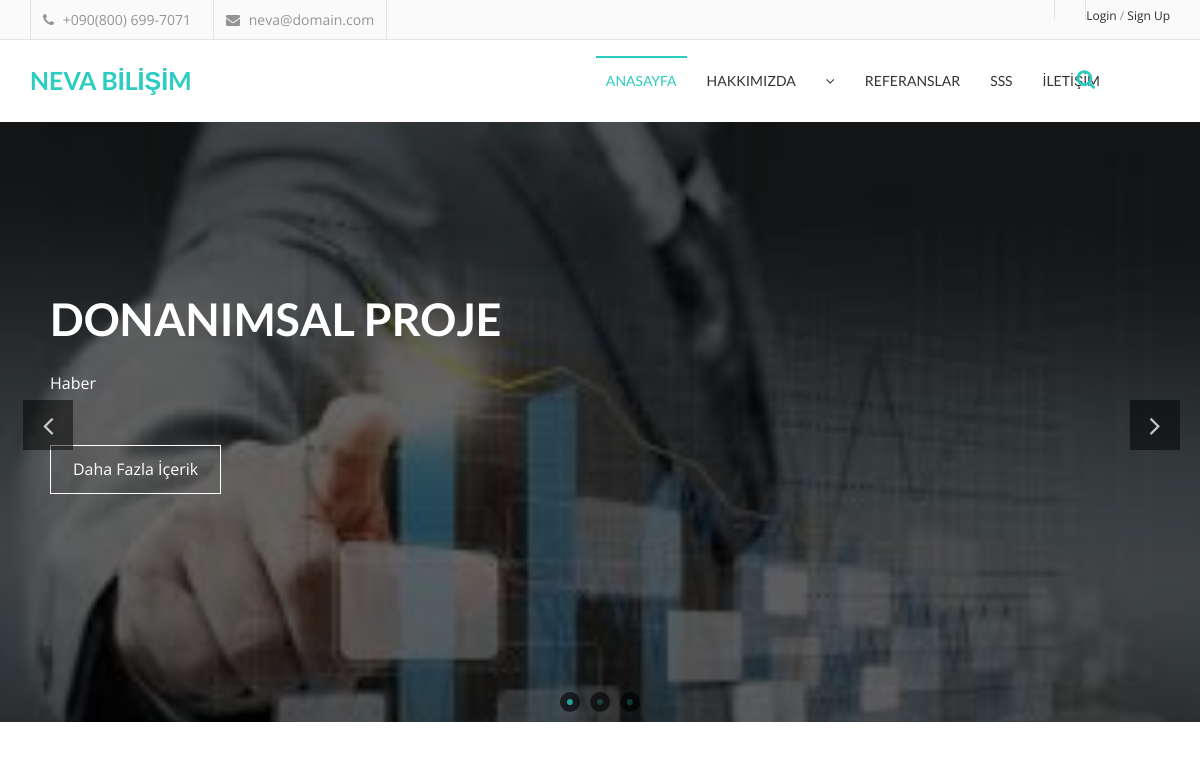
Before: / (upper part) with the older database file.
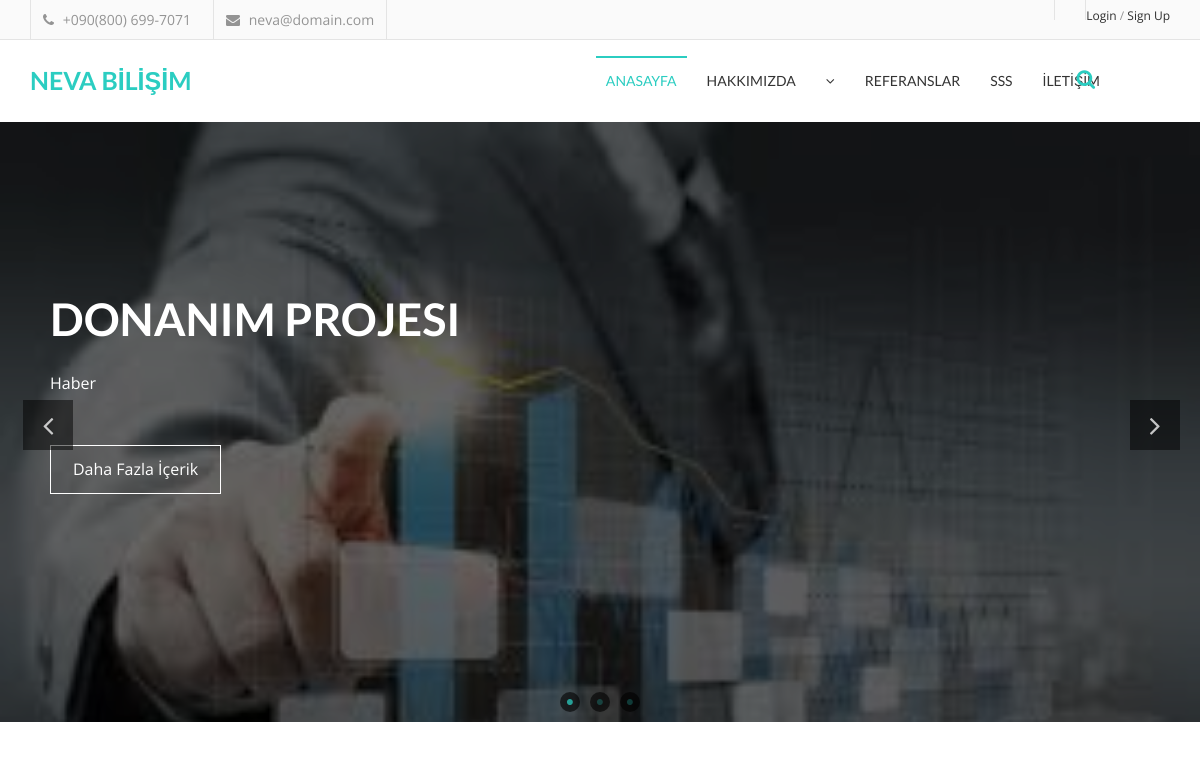
After: the same page with the newer database file.
### content/models.py (models this page shows, shortened)
class Content(models.Model):
    STATUS = (
        ('True', 'Evet'),
        ('False', 'Hayır'),
    )
    user = models.ForeignKey(User, on_delete=models.SET_NULL, null=True)
    category = models.ForeignKey(Category, on_delete=models.CASCADE)  # relation with Category table
    title = models.CharField(max_length=150)
    keywords = models.CharField(blank=True, max_length=255)
    description = models.CharField(blank=True, max_length=255)
    image = models.ImageField(upload_to='images/')
    detail = RichTextUploadingField()
    slug = models.SlugField(null=False, unique=True)
    status = models.CharField(max_length=10, choices=STATUS)
    create_at = models.DateTimeField(auto_now_add=True)
    update_at = models.DateTimeField(auto_now=True)
    def image_tag(self):
        return mark_safe('<img src="{}" height="50"/>'.format(self.image.url))
    image_tag.short_description = 'Image'

### home/views.py (the view)
# urls.py: path('', views.index, name='index'),
def index(request):
    setting = Setting.objects.get(pk=1)
    sliderdata = Content.objects.all()[:3]
    category = Category.objects.all()
    profil = None
    currentuser_id = request.user.id
    if currentuser_id is not None:
        profil = UserProfile.objects.get(user_id=currentuser_id)
    latestnews = Content.objects.raw(
        'SELECT content_content.* FROM content_content LEFT JOIN content_category ON content_content.category_id = content_category.id WHERE content_category.tree_id = 3')[
                 -3:]
    latestevents = Content.objects.raw(
        'SELECT content_content.* FROM content_content LEFT JOIN content_category ON content_content.category_id = content_category.id WHERE content_category.tree_id = 2')[
                   -3:]
    latestannouns = Content.objects.raw(
        'SELECT content_content.* FROM content_content LEFT JOIN content_category ON content_content.category_id = content_category.id WHERE content_category.tree_id = 1')[
                    -3:]
    context = {'setting': setting,
               'page': 'home',
               'profil': profil,
               'category': category,
               'sliderdata': sliderdata,
               'latestnews': latestnews,
               'latestevents': latestevents,
               'latestannouns': latestannouns
               }
    return render(request, 'index.html', context)

### home/templates/index.html (shortened to what this page needs)
{% extends "homebase.html" %}

### home/templates/slider.html
{% load static %}
<section id="slider">
    <div class="main-slider">
        {% for rs in sliderdata %}
            <div class="single-slide">
                <img src="{{ rs.image.url }}" alt="img">
                <div class="slide-content">
                    <div class="container">
                        <div class="row">
                            <div class="col-md-6 col-sm-6">
                                <div class="slide-article">
                                    <h1 class="wow fadeInUp" data-wow-duration="0.5s" data-wow-delay="0.5s">{{ rs.title }}</h1>
                                    <p class="wow fadeInUp" data-wow-duration="0.5s" data-wow-delay="0.75s">{{ rs.description }}</p>
                                    <a class="read-more-btn wow fadeInUp" data-wow-duration="1s" data-wow-delay="1s" href="/content/{{ rs.id }}/{{ rs.slug }}">Daha Fazla İçerik</a>
                                </div>
                            </div>
                            <div class="col-md-6 col-sm-6">
                            </div>
                        </div>
                    </div>
                </div>
            </div>
        {% endfor %}
    </div>
</section>

Changed rows visible on the page:
changed Content "Haber": title "DONANIMSAL PROJE" → "DONANIM PROJESI"
